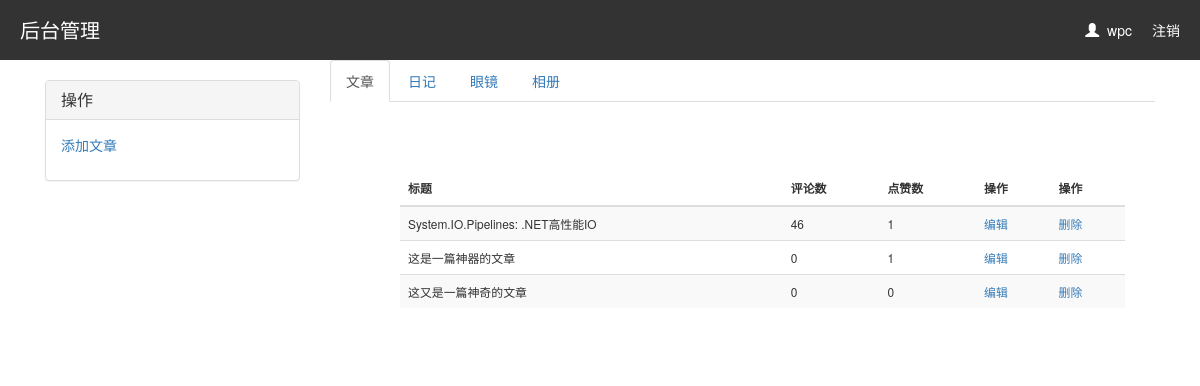
The page /backend/ (signed in) on the database its author committed.
### blogapp/models.py (models this page shows, shortened)
class UserInfo(AbstractUser):
    nid = models.AutoField(primary_key=True)
    telephone = models.CharField(max_length=11, null=True, unique=True)
    avatar = models.FileField(upload_to='avatars/', default="avatars/default.png")
    create_time = models.DateTimeField(verbose_name='创建时间', auto_now_add=True)
    blog = models.OneToOneField(to='Blog', to_field='nid', null=True, on_delete=models.CASCADE)

class Article(models.Model):
    nid = models.AutoField(primary_key=True)
    title = models.CharField(max_length=50, verbose_name='文章标题')
    desc = models.CharField(max_length=255, verbose_name='文章描述')
    create_time = models.DateTimeField(verbose_name='创建时间', auto_now_add=True)
    content = models.TextField()
    comment_count = models.IntegerField(default=0)
    up_count = models.IntegerField(default=0)
    down_count = models.IntegerField(default=0)
    user = models.ForeignKey(verbose_name='作者', to='UserInfo', to_field='nid', on_delete=models.CASCADE)
    category = models.ForeignKey(to='Category', to_field='nid', null=True, on_delete=models.CASCADE)
    tags = models.ManyToManyField(
        to="Tag",
        through='Article2Tag',
    )

### blogapp/views.py (the view)
# urls.py: path('backend/', views.Back_manage),
def Back_manage(request):
    user = request.user
    article_list = Article.objects.filter(user=user)
    return render(request,'backend/backend.html',locals())

### templates/backend/backend.html (shortened to what this page needs)
{% extends 'backend/base.html' %}
{% block content %}
 <div class="article_list small">
                             <table class="table table-hover table-striped">
                                 <thead>
                                     <th>标题</th>
                                     <th>评论数</th>
                                     <th>点赞数</th>
                                     <th>操作</th>
                                     <th>操作</th>
                                 </thead>
                                 <tbody>
                                     {% for article in article_list %}
                                     <tr>
                                         <td>{{ article.title }}</td>
                                         <td>{{ article.comment_count }}</td>
                                         <td>{{ article.up_count }}</td>
                                         <td><a href="/update/{{ article.pk }}">编辑</a></td>
                                         <td>
                                             <a href="javascript:void(0)" class="del" article="{{ article.pk }}">删除</a>
                                         </td>
                                     </tr>
                                     {% endfor %}
                                 </tbody>
                             </table>
                        </div>
{% endblock %}

### templates/backend/base.html (shortened to what this page needs)
<!DOCTYPE html>
<html lang="en">
<head>
    <link rel="stylesheet" href="/static/bootstrap/css/bootstrap.css">
    <link rel="stylesheet" href="/static/css/backend.css">
</head>
<body>
<div class="header">
    <p class="title">
        后台管理
        <a class="info" href="/logout/">注销</a>
        <span class="info"><span class="glyphicon glyphicon-user"></span>&nbsp;&nbsp;{{ request.user.username }}</span>
    </p>
</div>
<div class="container">
    <div class="col-md-3">
        <div class="panel-group" id="accordion" role="tablist" aria-multiselectable="true">
            <div class="panel panel-default">
                <div class="panel-heading" role="tab" id="headingOne">
                    <h4 class="panel-title">
                        <a role="button" data-toggle="collapse" data-parent="#accordion" href="#collapseOne"
                           aria-expanded="true" aria-controls="collapseOne">
                            操作
                        </a>
                    </h4>
                </div>
                <div id="collapseOne" class="panel-collapse collapse in" role="tabpanel" aria-labelledby="headingOne">
                    <div class="panel-body">
                        <p><a href="/backend/add_article/">添加文章</a></p>
                    </div>
                </div>
            </div>
        </div>
    </div>
    <div class="col-md-9">
        <div>
            <ul class="nav nav-tabs" role="tablist">
                <li role="presentation" class="active"><a href="#home" aria-controls="home" role="tab"
                                                          data-toggle="tab">文章</a></li>
                <li role="presentation"><a href="#profile" aria-controls="profile" role="tab"
                                           data-toggle="tab">日记</a></li>
                <li role="presentation"><a href="#messages" aria-controls="messages" role="tab" data-toggle="tab">眼镜</a>
                </li>
                <li role="presentation"><a href="#settings" aria-controls="settings" role="tab" data-toggle="tab">相册</a>
                </li>
            </ul>
            <div class="tab-content">
                <div role="tabpanel" class="tab-pane active" id="home">
                    {% block content %}
                    {% endblock %}
                </div>
            </div>
        </div>
    </div>
</div>
</body>
</html>

### static/css/backend.css (style rules this page uses)
* { margin: 0; padding: 0; }
.header { width: 100%; height: 60px; background-color: #333333; line-height: 60px; }
.header .title { color: white; font-size: 20px; margin-left: 20px; font-weight: 100; }
.header .title .info { float: right; margin-right: 20px; font-size: 14px; text-decoration: none; color: white; }
#accordion { margin-top: 20px; }
.article_list { padding: 30px; }
.tab-pane { margin-top: 40px; margin-left: 40px; }

### rows shown on the page
UserInfo: user.username "wpc"
Article: title "System.IO.Pipelines: .NET高性能IO", comment_count "46", up_count "1"
Article: title "这是一篇神器的文章", comment_count "0", up_count "1"
Article: title "这又是一篇神奇的文章", comment_count "0", up_count "0"
